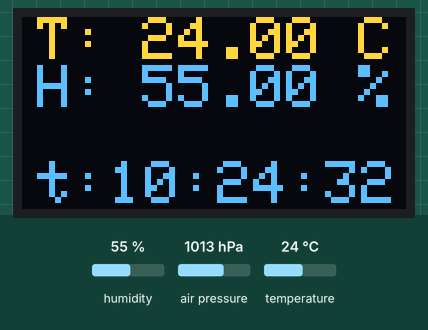
Simulated run of this sketch. Board: Arduino Uno, built with avr-gcc and run on an emulated ATmega328P. Shown: 128×64 one-colour display. Inputs (shaded band) come from the test bench; at power-on: humidity 55 %, temperature 24 °C, air pressure 1013 hPa. The OLED is the two-colour kind (top 16 rows yellow); the local clock reads 2024-03-15 10:24:30 at power-on unless the sketch sets it; storage starts empty.

Above: at 2.8 s.
2.9 s: humidity set to 22 %
At 4.5 s:
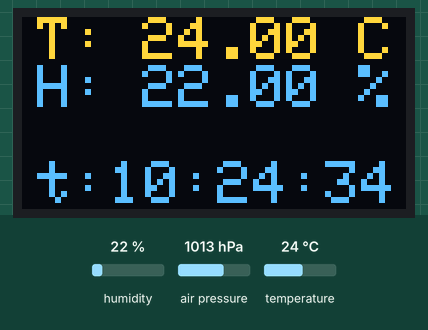
7.7 s: temperature set to 12 °C
At 9.8 s:
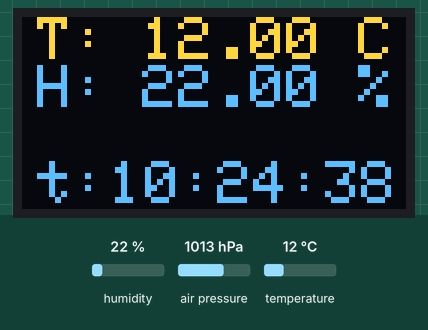
11.9 s: humidity set to 40 %
At 13.8 s:
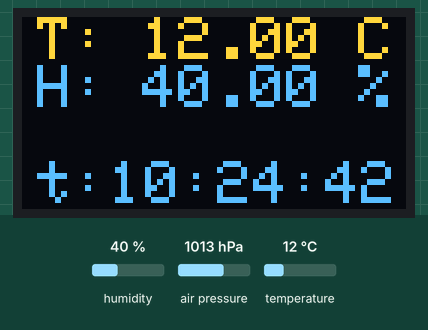
16.0 s: temperature set to 19 °C
At 17.9 s:
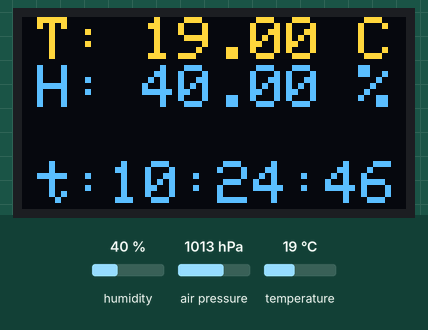
Timing chart, 0 to 19.4 s (numbered marks = the images above; inputs shaded):
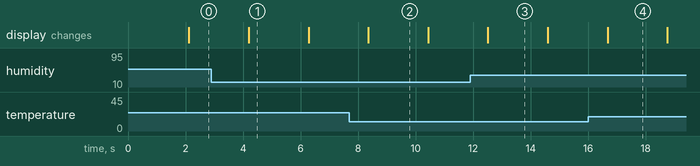

Measured:
- what the display in image 1 shows lasts 2.1 s, from 4.2 s to 6.3 s

The sketch:

BME280breadboardWithClock.ino
```cpp
// (licence header left out)
#include <SD.h>
#include <Wire.h>
#include <SPI.h>
#include <Adafruit_Sensor.h>
#include <Adafruit_BME280.h>
#include <SSD1306AsciiWire.h>
#include <RTClib.h>

//#define ENLOG

long millisSave = 0;  //variable to save last processor time
long everykMillis = 2000; //delay counter

char filename[] = "LOGGER00.CSV";

// Create a Clock object
RTC_DS3231 rtc;

// Create a BME280 object
Adafruit_BME280 bme;

// Create a OLED object
SSD1306AsciiWire oled;


void setup() {
  Wire.begin();
#ifdef ENLOG
  Serial.begin(115200);
#endif

  //start OLED
  oled.begin(&Adafruit128x64, 0x3C);
  oled.setFont(Adafruit5x7);
  oled.set2X();

#ifdef ENLOG
  Serial.println("BME280 with Clock By Tim Schumann");
  Serial.println();
#endif

  if (!SD.begin(10))
  {
    fail(1);
  }
  for (uint8_t i = 0; i < 100; i++) {     //create new file
    filename[6] = i / 10 + '0';
    filename[7] = i % 10 + '0';
    if (! SD.exists(filename)) {
      File logfile = SD.open(filename, FILE_WRITE);
      logfile.println("CPU time in ms, year, month, day, hh:mm:ss, temp, press, hum");
      logfile.close();
      break;
    }
  }
#ifdef ENLOG
  Serial.print("Logging to: ");
  Serial.println(filename);
#endif

  unsigned status;
  status = bme.begin(0x76, &Wire);
  if (!status) {
    fail(0);
  }
  if (! rtc.begin()) {
    fail(3);
  }
  if (rtc.lostPower()) {
#ifdef ENLOG
    Serial.println("RTC lost power, let's set the time!");
#endif
    // When time needs to be set on a new device, or after a power loss, the
    // following line sets the RTC to the date & time this sketch was compiled
    rtc.adjust(DateTime(F(__DATE__), F(__TIME__)));
  }
  millisSave=millis();
}

void loop() {
  if (millis() > millisSave + everykMillis) { //safe values every 100 loops
    sdwrite();
    millisSave=millis();
  }
  delay(10);
}

//---------write data to sd-----------
void sdwrite() {

  DateTime now = rtc.now();
  File logfile = SD.open(filename, FILE_WRITE);
  // if the file is available, write to it:
  if (logfile) {
    logfile.print(millis());
    logfile.print(", ");
    logfile.print(now.year(),DEC);
    logfile.print(", ");
    logfile.print(now.month(),DEC);
    logfile.print(", ");
    logfile.print(now.day(),DEC);
    logfile.print(", ");
    logfile.print(now.hour());
    logfile.print(":");
    logfile.print(now.minute());
    logfile.print(":");
    logfile.print(now.second());
    logfile.print(", ");
    logfile.print(bme.readTemperature());
    logfile.print(", ");
    logfile.print(bme.readPressure() / 100.0F);
    logfile.print(", ");
    logfile.println(bme.readHumidity());
    logfile.close();
  }


  oled.clear(100, 130, 0, 4);
  oled.setCursor(5, 0);
  oled.print("T: ");
  oled.setCursor(40, 0);
  oled.print(bme.readTemperature());
  oled.print(" C");
  oled.setCursor(5, 2);
  oled.print("H: ");
  oled.setCursor(40, 2);
  oled.print(bme.readHumidity());
  oled.print(" %");
  oled.setCursor(5, 6);
  oled.print("t:");
  oled.print(now.hour());
  oled.print(":");
  oled.print(now.minute());
  oled.print(":");
  oled.print(now.second());
}

//------Error Message--------
void fail(int i) {
  oled.print("\n ");
  switch (i) {
    case 0:
#ifdef ENLOG
      Serial.println("BME-ERROR!");
#endif
      oled.println("BME-ERROR");
      break;
    case 1:
#ifdef ENLOG
      Serial.println("Card failed, or not present");
#endif
      oled.println("SD-Error");
      break;
    case 2:
#ifdef ENLOG
      Serial.println("Clock failed, or not present");
#endif
      oled.println("Clock-Error");
      break;

  }
  oled.println("   !!!!");
  while (1){}
}
```
